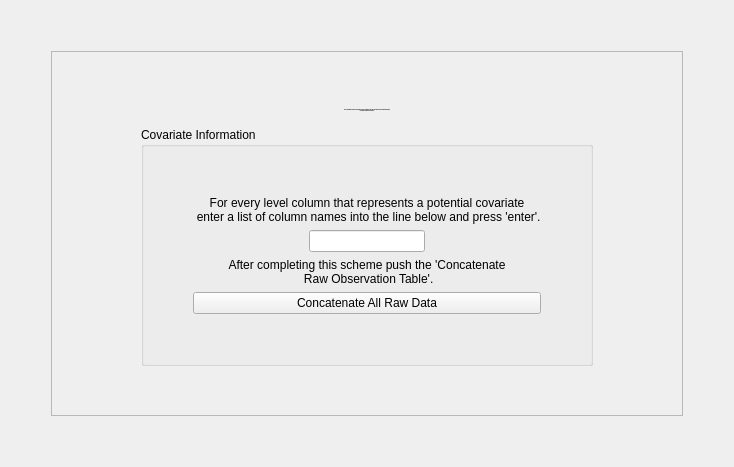
        <widget class="QWidget" name="tab_7">
         <attribute name="title">
          <string>Covaritate Form</string>
         </attribute>
         <layout class="QVBoxLayout" name="verticalLayout_63">
          <item>
           <layout class="QVBoxLayout" name="verticalLayout_62">
            <item>
             <spacer name="verticalSpacer_19">
              <property name="orientation">
               <enum>Qt::Vertical</enum>
              </property>
              <property name="sizeHint" stdset="0">
               <size>
                <width>20</width>
                <height>40</height>
               </size>
              </property>
             </spacer>
            </item>
            <item>
             <layout class="QHBoxLayout" name="horizontalLayout_61">
              <item>
               <spacer name="horizontalSpacer_87">
                <property name="orientation">
                 <enum>Qt::Horizontal</enum>
                </property>
                <property name="sizeHint" stdset="0">
                 <size>
                  <width>40</width>
                  <height>20</height>
                 </size>
                </property>
               </spacer>
              </item>
              <item>
               <widget class="QFrame" name="frame_9">
                <property name="sizePolicy">
                 <sizepolicy hsizetype="Fixed" vsizetype="Preferred">
                  <horstretch>0</horstretch>
                  <verstretch>0</verstretch>
                 </sizepolicy>
                </property>
                <property name="frameShape">
                 <enum>QFrame::StyledPanel</enum>
                </property>
                <property name="frameShadow">
                 <enum>QFrame::Raised</enum>
                </property>
                <layout class="QVBoxLayout" name="verticalLayout_61">
                 <item>
                  <layout class="QVBoxLayout" name="verticalLayout_60">
                   <item>
                    <spacer name="verticalSpacer_17">
                     <property name="orientation">
                      <enum>Qt::Vertical</enum>
                     </property>
                     <property name="sizeHint" stdset="0">
                      <size>
                       <width>20</width>
                       <height>40</height>
                      </size>
                     </property>
                    </spacer>
                   </item>
                   <item>
                    <layout class="QHBoxLayout" name="horizontalLayout_60">
                     <item>
                      <spacer name="horizontalSpacer_85">
                       <property name="orientation">
                        <enum>Qt::Horizontal</enum>
                       </property>
                       <property name="sizeHint" stdset="0">
                        <size>
                         <width>40</width>
                         <height>20</height>
                        </size>
                       </property>
                      </spacer>
                     </item>
                     <item>
                      <layout class="QVBoxLayout" name="verticalLayout_59">
                       <item>
                        <layout class="QHBoxLayout" name="horizontalLayout_39">
                         <item>
                          <spacer name="horizontalSpacer_63">
                           <property name="orientation">
                            <enum>Qt::Horizontal</enum>
                           </property>
                           <property name="sizeHint" stdset="0">
                            <size>
                             <width>40</width>
                             <height>20</height>
                            </size>
                           </property>
                          </spacer>
                         </item>
                         <item>
                          <widget class="QLabel" name="label_18">
                           <property name="sizePolicy">
                            <sizepolicy hsizetype="Fixed" vsizetype="Fixed">
                             <horstretch>0</horstretch>
                             <verstretch>0</verstretch>
                            </sizepolicy>
                           </property>
                           <property name="font">
                            <font>
                             <pointsize>-1</pointsize>
                             <weight>75</weight>
                             <bold>true</bold>
                            </font>
                           </property>
                           <property name="text">
                            <string>In the following section you will specify the columns in the raw data table that contain information 
 regarding potential covariates.</string>
                           </property>
                           <property name="alignment">
                            <set>Qt::AlignCenter</set>
                           </property>
                          </widget>
                         </item>
                         <item>
                          <spacer name="horizontalSpacer_64">
                           <property name="orientation">
                            <enum>Qt::Horizontal</enum>
                           </property>
                           <property name="sizeHint" stdset="0">
                            <size>
                             <width>40</width>
                             <height>20</height>
                            </size>
                           </property>
                          </spacer>
                         </item>
                        </layout>
                       </item>
                       <item>
                        <layout class="QHBoxLayout" name="horizontalLayout_44">
                         <item>
                          <spacer name="horizontalSpacer_65">
                           <property name="orientation">
                            <enum>Qt::Horizontal</enum>
                           </property>
                           <property name="sizeHint" stdset="0">
                            <size>
                             <width>40</width>
                             <height>20</height>
                            </size>
                           </property>
                          </spacer>
                         </item>
                         <item>
                          <widget class="QGroupBox" name="groupBox_14">
                           <property name="title">
                            <string>Covariate Information</string>
                           </property>
                           <layout class="QVBoxLayout" name="verticalLayout_58">
                            <item>
                             <layout class="QVBoxLayout" name="verticalLayout_57">
                              <item>
                               <spacer name="verticalSpacer_15">
                                <property name="orientation">
                                 <enum>Qt::Vertical</enum>
                                </property>
                                <property name="sizeHint" stdset="0">
                                 <size>
                                  <width>20</width>
                                  <height>40</height>
                                 </size>
                                </property>
                               </spacer>
                              </item>
                              <item>
                               <layout class="QHBoxLayout" name="horizontalLayout_43">
                                <item>
                                 <spacer name="horizontalSpacer_71">
                                  <property name="orientation">
                                   <enum>Qt::Horizontal</enum>
                                  </property>
                                  <property name="sizeHint" stdset="0">
                                   <size>
                                    <width>40</width>
                                    <height>20</height>
                                   </size>
                                  </property>
                                 </spacer>
                                </item>
                                <item>
                                 <layout class="QVBoxLayout" name="verticalLayout_46">
                                  <item>
                                   <widget class="QLabel" name="label_19">
                                    <property name="text">
                                     <string>For every level column that represents a potential covariate 
 enter a list of column names into the line below and press 'enter'.</string>
                                    </property>
                                    <property name="alignment">
                                     <set>Qt::AlignCenter</set>
                                    </property>
                                   </widget>
                                  </item>
                                  <item>
                                   <layout class="QHBoxLayout" name="horizontalLayout_41">
                                    <item>
                                     <spacer name="horizontalSpacer_67">
                                      <property name="orientation">
                                       <enum>Qt::Horizontal</enum>
                                      </property>
                                      <property name="sizeHint" stdset="0">
                                       <size>
                                        <width>40</width>
                                        <height>20</height>
                                       </size>
                                      </property>
                                     </spacer>
                                    </item>
                                    <item>
                                     <widget class="QLineEdit" name="lnedCov"/>
                                    </item>
                                    <item>
                                     <spacer name="horizontalSpacer_68">
                                      <property name="orientation">
                                       <enum>Qt::Horizontal</enum>
                                      </property>
                                      <property name="sizeHint" stdset="0">
                                       <size>
                                        <width>40</width>
                                        <height>20</height>
                                       </size>
                                      </property>
                                     </spacer>
                                    </item>
                                   </layout>
                                  </item>
                                  <item>
                                   <widget class="QLabel" name="labObsSchemeQ3Concat">
                                    <property name="text">
                                     <string>After completing this scheme push the 'Concatenate 
 Raw Observation Table'.</string>
                                    </property>
                                    <property name="alignment">
                                     <set>Qt::AlignCenter</set>
                                    </property>
                                   </widget>
                                  </item>
                                  <item>
                                   <widget class="QPushButton" name="btnObsConcat">
                                    <property name="text">
                                     <string>Concatenate All Raw Data</string>
                                    </property>
                                   </widget>
                                  </item>
                                 </layout>
                                </item>
                                <item>
                                 <spacer name="horizontalSpacer_72">
                                  <property name="orientation">
                                   <enum>Qt::Horizontal</enum>
                                  </property>
                                  <property name="sizeHint" stdset="0">
                                   <size>
                                    <width>40</width>
                                    <height>20</height>
                                   </size>
                                  </property>
                                 </spacer>
                                </item>
                               </layout>
                              </item>
                              <item>
                               <spacer name="verticalSpacer_16">
                                <property name="orientation">
                                 <enum>Qt::Vertical</enum>
                                </property>
                                <property name="sizeHint" stdset="0">
                                 <size>
                                  <width>20</width>
                                  <height>40</height>
                                 </size>
                                </property>
                               </spacer>
                              </item>
                             </layout>
                            </item>
                           </layout>
                          </widget>
                         </item>
                         <item>
                          <spacer name="horizontalSpacer_66">
                           <property name="orientation">
                            <enum>Qt::Horizontal</enum>
                           </property>
                           <property name="sizeHint" stdset="0">
                            <size>
                             <width>40</width>
                             <height>20</height>
                            </size>
                           </property>
                          </spacer>
                         </item>
                        </layout>
                       </item>
                      </layout>
                     </item>
                     <item>
                      <spacer name="horizontalSpacer_86">
                       <property name="orientation">
                        <enum>Qt::Horizontal</enum>
                       </property>
                       <property name="sizeHint" stdset="0">
                        <size>
                         <width>40</width>
                         <height>20</height>
                        </size>
                       </property>
                      </spacer>
                     </item>
                    </layout>
                   </item>
                   <item>
                    <spacer name="verticalSpacer_18">
                     <property name="orientation">
                      <enum>Qt::Vertical</enum>
                     </property>
                     <property name="sizeHint" stdset="0">
                      <size>
                       <width>20</width>
                       <height>40</height>
                      </size>
                     </property>
                    </spacer>
                   </item>
                  </layout>
                 </item>
                </layout>
               </widget>
              </item>
              <item>
               <spacer name="horizontalSpacer_88">
                <property name="orientation">
                 <enum>Qt::Horizontal</enum>
                </property>
                <property name="sizeHint" stdset="0">
                 <size>
                  <width>40</width>
                  <height>20</height>
                 </size>
                </property>
               </spacer>
              </item>
             </layout>
            </item>
            <item>
             <spacer name="verticalSpacer_20">
              <property name="orientation">
               <enum>Qt::Vertical</enum>
              </property>
              <property name="sizeHint" stdset="0">
               <size>
                <width>20</width>
                <height>40</height>
               </size>
              </property>
             </spacer>
            </item>
           </layout>
          </item>
         </layout>
        </widget>
